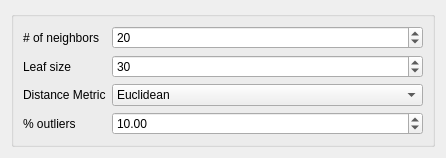
<?xml version="1.0" encoding="UTF-8"?>
<ui version="4.0">
 <class>Form</class>
 <widget class="QWidget" name="Form">
  <property name="geometry">
   <rect>
    <x>0</x>
    <y>0</y>
    <width>446</width>
    <height>150</height>
   </rect>
  </property>
  <property name="sizePolicy">
   <sizepolicy hsizetype="Ignored" vsizetype="Ignored">
    <horstretch>0</horstretch>
    <verstretch>0</verstretch>
   </sizepolicy>
  </property>
  <property name="windowTitle">
   <string>Form</string>
  </property>
  <layout class="QVBoxLayout" name="verticalLayout">
   <item>
    <widget class="QGroupBox" name="groupBox">
     <layout class="QFormLayout" name="formLayout">
      <property name="fieldGrowthPolicy">
       <enum>QFormLayout::AllNonFixedFieldsGrow</enum>
      </property>
      <item row="0" column="0">
       <widget class="QLabel" name="n_neighbors_label">
        <property name="text">
         <string># of neighbors</string>
        </property>
       </widget>
      </item>
      <item row="0" column="1">
       <widget class="QSpinBox" name="n_neighbors_spin">
        <property name="minimum">
         <number>1</number>
        </property>
        <property name="maximum">
         <number>99999999</number>
        </property>
        <property name="value">
         <number>20</number>
        </property>
       </widget>
      </item>
      <item row="1" column="0">
       <widget class="QLabel" name="leaf_size_label">
        <property name="toolTip">
         <string extracomment="# of alpha values in a log distribution between the min and max alpha values."/>
        </property>
        <property name="text">
         <string>Leaf size</string>
        </property>
       </widget>
      </item>
      <item row="2" column="1">
       <widget class="QComboBox" name="metric_combo">
        <item>
         <property name="text">
          <string>Euclidean</string>
         </property>
        </item>
        <item>
         <property name="text">
          <string>Manhattan</string>
         </property>
        </item>
       </widget>
      </item>
      <item row="2" column="0">
       <widget class="QLabel" name="metric_label">
        <property name="text">
         <string>Distance Metric</string>
        </property>
       </widget>
      </item>
      <item row="3" column="0">
       <widget class="QLabel" name="contamination_label">
        <property name="text">
         <string>% outliers</string>
        </property>
       </widget>
      </item>
      <item row="3" column="1">
       <widget class="QDoubleSpinBox" name="contamination_spin">
        <property name="maximum">
         <double>50.000000000000000</double>
        </property>
        <property name="singleStep">
         <double>1.000000000000000</double>
        </property>
        <property name="value">
         <double>10.000000000000000</double>
        </property>
       </widget>
      </item>
      <item row="1" column="1">
       <widget class="QSpinBox" name="leaf_size_spin">
        <property name="maximum">
         <number>999999</number>
        </property>
        <property name="value">
         <number>30</number>
        </property>
       </widget>
      </item>
     </layout>
    </widget>
   </item>
  </layout>
 </widget>
 <resources/>
 <connections/>
</ui>
